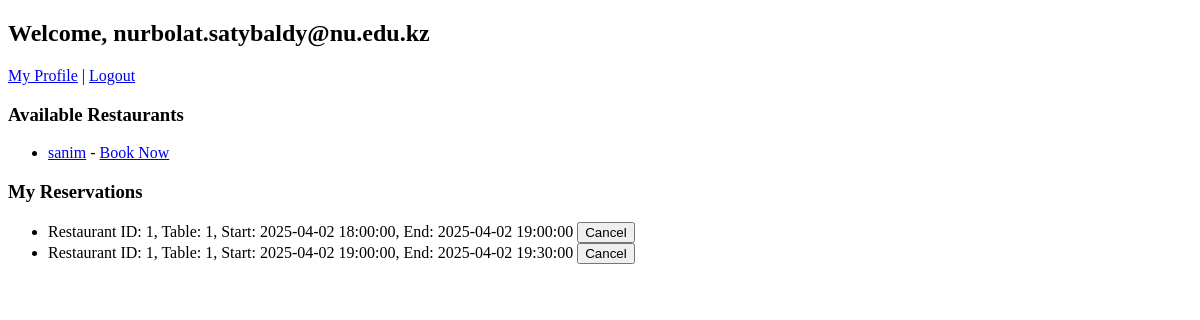
Before: /dashboard (signed in) with the older database file.
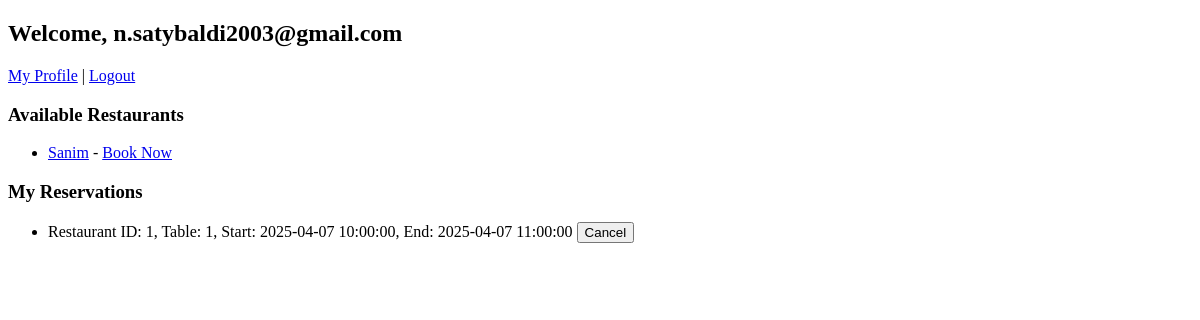
After: the same page with the newer database file.
### app/models/user.py (models this page shows)
class User(Base):
    __tablename__ = "users"
    id = Column(Integer, primary_key=True, index=True)
    email = Column(String, unique=True, index=True, nullable=False)
    hashed_password = Column(String, nullable=False)
    role = Column(String, nullable=False, default="client")
    comments = relationship("Comment", back_populates="user")
    ratings = relationship("Rating", back_populates="user")

### app/models/restaurant.py (models this page shows)
class Restaurant(Base):
    __tablename__ = "restaurants"
    id = Column(Integer, primary_key=True, index=True)
    owner_id = Column(Integer, ForeignKey("users.id"), nullable=False)
    name = Column(String, nullable=False)
    num_tables = Column(Integer, nullable=False)
    table_capacity = Column(Integer, nullable=False)
    working_time = Column(String, nullable=False)
    comments = relationship("Comment", back_populates="restaurant")
    ratings = relationship("Rating", back_populates="restaurant")

### app/models/reservation.py (models this page shows)
class Reservation(Base):
    __tablename__ = "reservations"
    id = Column(Integer, primary_key=True, index=True)
    restaurant_id = Column(Integer, ForeignKey("restaurants.id"), nullable=False)
    client_id = Column(Integer, ForeignKey("users.id"), nullable=False)
    table_number = Column(Integer, nullable=False)
    start_time = Column(DateTime, nullable=False)
    end_time = Column(DateTime, nullable=False)

### app/api/views.py (the view)
@router.get("/dashboard", response_class=HTMLResponse)
def dashboard(request: Request, db: Session = Depends(get_db)):
    user = get_current_user_from_session(request, db)
    if user.role == "host":
        restaurants = db.query(Restaurant).filter(Restaurant.owner_id == user.id).all()
        reservations = []
        for r in restaurants:
            res_list = db.query(Reservation).filter(Reservation.restaurant_id == r.id).all()
            for res in res_list:
                client = db.query(User).filter(User.id == res.client_id).first()
                reservations.append({"reservation": res, "restaurant": r, "client": client})
        return templates.TemplateResponse("dashboard_host.html",
                                          {"request": request, "user": user, "restaurants": restaurants,
                                           "reservations": reservations})
    else:
        restaurants = db.query(Restaurant).all()
        reservations = db.query(Reservation).filter(Reservation.client_id == user.id).all()
        return templates.TemplateResponse("dashboard_client.html",
                                          {"request": request, "user": user, "restaurants": restaurants,
                                           "reservations": reservations})

### app/templates/dashboard_client.html (shortened to what this page needs)
<!DOCTYPE html>
<html>
<head>
</head>
<body>
    <h2>Welcome, {{ user.email }}</h2>
    <a href="/profile">My Profile</a> | <a href="/auth/logout">Logout</a>
    <h3>Available Restaurants</h3>
    <ul>
        {% for restaurant in restaurants %}
        <li>
            <a href="/restaurant/detail/{{ restaurant.id }}">{{ restaurant.name }}</a>
            - <a href="/reservation/book/{{ restaurant.id }}">Book Now</a>
        </li>
        {% endfor %}
    </ul>
    <h3>My Reservations</h3>
    <ul>
        {% for reservation in reservations %}
        <li>
            Restaurant ID: {{ reservation.restaurant_id }},
            Table: {{ reservation.table_number }},
            Start: {{ reservation.start_time }},
            End: {{ reservation.end_time }}
            <form action="/reservation/cancel/{{ reservation.id }}" method="post" style="display:inline;">
                <button type="submit">Cancel</button>
            </form>
        </li>
        {% endfor %}
    </ul>
</body>
</html>

Changed rows visible on the page:
removed Reservation: restaurant_id "1", table_number "1", start_time "2025-04-02 18:00:00", end_time "2025-04-02 19:00:00"
removed Reservation: restaurant_id "1", table_number "1", start_time "2025-04-02 19:00:00", end_time "2025-04-02 19:30:00"
changed User: email "nurbolat.satybaldy@nu.edu.kz" → "n.satybaldi2003@gmail.com"
changed Restaurant: name "sanim" → "Sanim"
added Reservation: restaurant_id "1", table_number "1", start_time "2025-04-07 10:00:00", end_time "2025-04-07 11:00:00"
